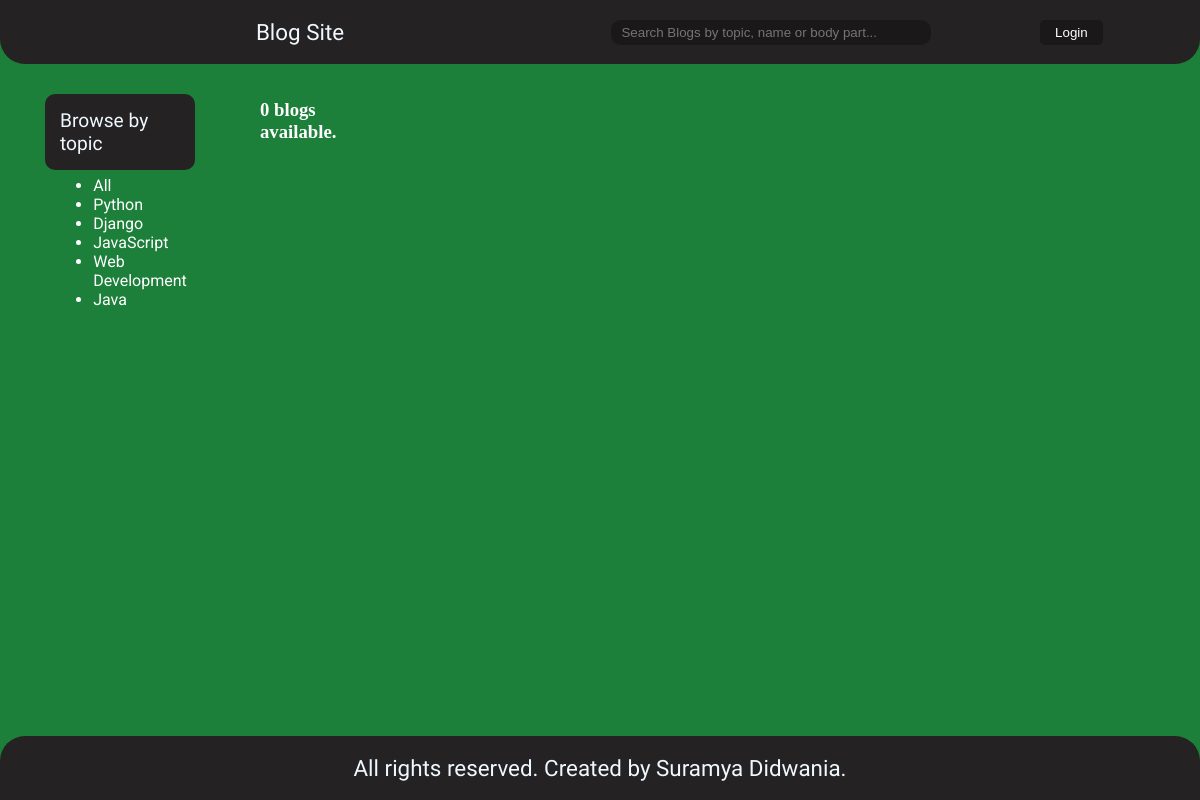
Page /blogs?q=JavaScript on the earlier database version.
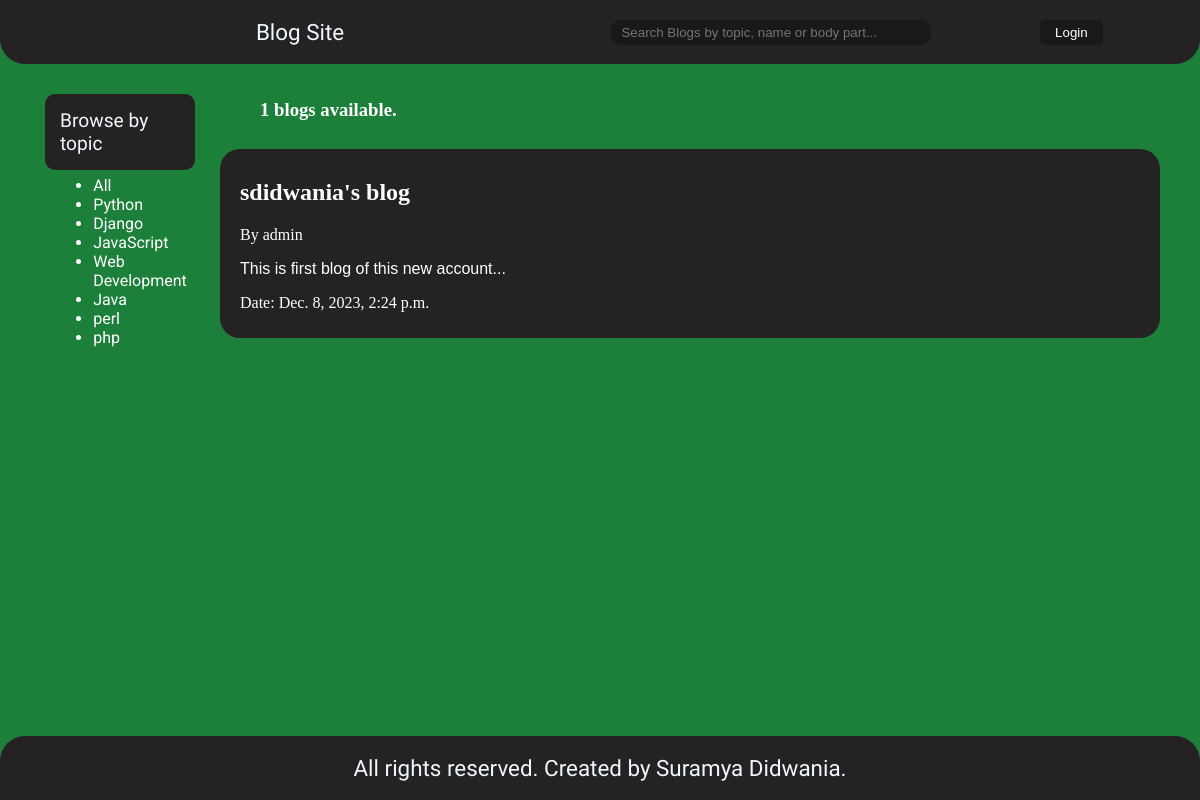
Same page on the later database version.
### blogs/models.py (models this page shows, shortened)
class topic(models.Model):
    topicname = models.CharField(max_length=20)

class blog(models.Model):
    title = models.CharField(max_length=50)
    slug = models.CharField(max_length=30)
    body = models.TextField()
    date = models.DateTimeField(default=timezone.now)
    thumb = models.ImageField(upload_to="thumbnails",blank=True)
    topicname = models.ForeignKey(topic,on_delete=models.SET_NULL,null=True)
    author = models.TextField(blank=False,default='admin')
    def bodypart(self):
        return self.body[:50]

### blogs/views.py (the view)
# urls.py: path('blogs',views.bloglist,name='blogs'),
def bloglist(request):
    if request.GET.get('q')!=None:
        topicname = request.GET.get('q')
    else:
        topicname = ''
    blogs = blog.objects.all().filter(
        Q(topicname__topicname__icontains=topicname) |
        Q(title__icontains = topicname) |
        Q(body__icontains=topicname)
        )
    num_blogs = blogs.count()
    topics = topic.objects.all()
    return render(request, 'bloglist.html', {'blogs':blogs,'topics':topics,'num_blogs':num_blogs})

### blogs/templates/bloglist.html
{% extends 'base_layout.html' %}
{% block content %}
<div class="bloglist">
    <div class="browse">
        <p style="
            color: black;
            font-family: 'Exo 2', sans-serif;
            position: absolute;
            top: 0px;
            width: inherit;
            font-size: larger;
            background-color: rgb(36,34,34);
            border-radius: 10px;
            color: aliceblue;
            padding: 15px 15px;">Browse by topic
        </p>
        <ul style="
            position: absolute;
            top: 85px;
            font-family: 'Roboto',sans-serif;
        ">
            <li>
                <a href="{% url 'blogs' %}">
                    All
                </a>
            </li>
            {% for topic in topics %}
                <li>
                    <a href="{% url 'blogs' %}?q={{topic.topicname}}">
                        {{ topic.topicname }}
                    </a>
                </li>
            {% endfor %}
        </ul>
    </div>
    <div class="posts">
        <h3 style="margin-left: 20px;">{{num_blogs}} blogs available.</h3>
        {% for blog in blogs %}
        <div class="blog-post">
            <a href="{% url 'blogpage' blog.slug %}">
            <h2 class="blog-post-title" style="font-family: Merryweather;">{{ blog.title }}</h2>
            </a>
            <p>By {{ blog.author }}</p>
            <p style="font-family: sans-serif;">{{blog.bodypart}}...</p>
            <p style="font-family: playfair display;">Date: {{blog.date}}</p>
        </div>
        {% endfor %}
    </div>
</div>
{% endblock%}

Differences in the rows shown:
added topic: topicname "perl"
added topic: topicname "php"
added blog: title "sdidwania's blog", author "admin", bodypart "This is first blog of this new account", date "Dec. 8, 2023, 2:24 p.m."
Other differences:
{{ num_blogs }}: "0" → "1"
